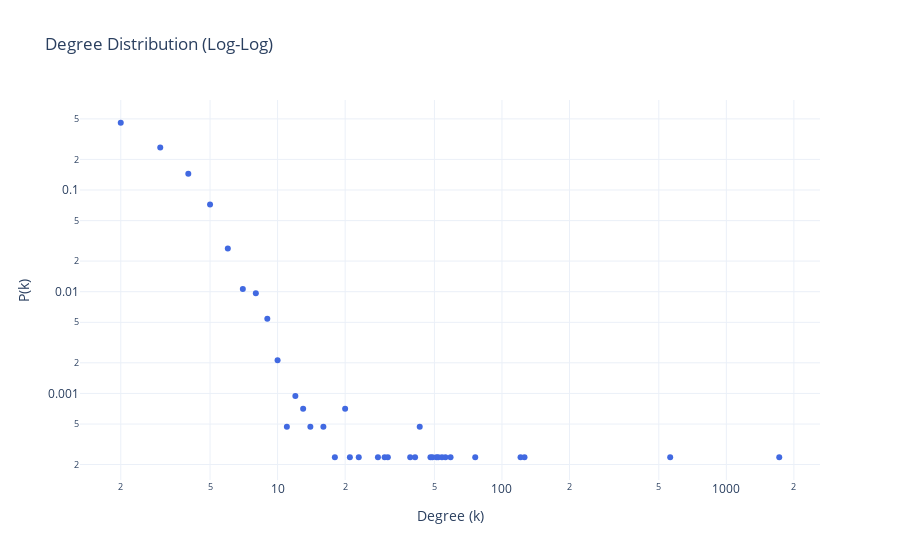

Notebook code for this chart:
### Code cell
# Degree distribution of real data
draw_degree_distribution(G_users2_video)

### Figure 1 — Plotly figure (JSON) as saved in the notebook; plotly's stock layout.template omitted (floating-point values rounded to 4 significant figures)
{"data": [{"marker": {"color": "royalblue", "size": 6}, "mode": "markers", "name": "Degree Distribution", "type": "scatter", "x": [2, 3, 4, 5, 6, 7, 8, 9, 10, 11, 12, 13, 14, 16, 18, 20, 21, 23, 28, 30, 31, 39, 41, 43, 48, 49, 51, 52, 54, 56, 59, 76, 121, 126, 562, 1721], "y": [0.4583, 0.2619, 0.1443, 0.07214, 0.02664, 0.01061, 0.009665, 0.005422, 0.002122, 0.0004715, 0.000943, 0.0007072, 0.0004715, 0.0004715, 0.0002357, 0.0007072, 0.0002357, 0.0002357, 0.0002357, 0.0002357, 0.0002357, 0.0002357, 0.0002357, 0.0004715, 0.0002357, 0.0002357, 0.0002357, 0.0002357, 0.0002357, 0.0002357, 0.0002357, 0.0002357, 0.0002357, 0.0002357, 0.0002357, 0.0002357]}], "layout": {"title": {"text": "Degree Distribution (Log-Log)"}, "xaxis": {"title": {"text": "Degree (k)"}, "type": "log"}, "yaxis": {"title": {"text": "P(k)"}, "type": "log"}}}
